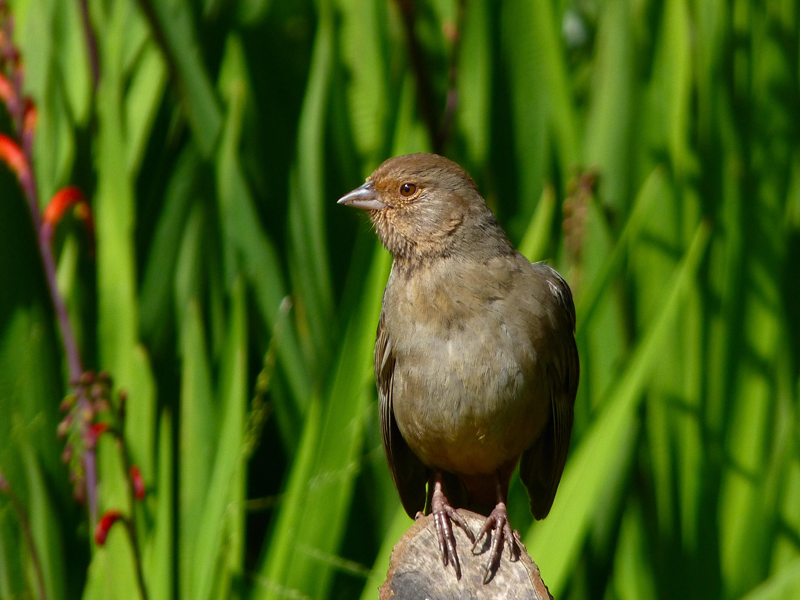
#> input picture stock.jpeg, 800 x 600 px
$ jupyter execute --allow-errors Xtrafdme.ipynb
#> lines starting #> are read from the running program, lines starting #| are printed output that depends on the picture
[cell 1]
# This Python 3 environment comes with many helpful analytics libraries installed
# It is defined by the kaggle/python Docker image: https://github.com/kaggle/docker-python
# For example, here's several helpful packages to load

import numpy as np # linear algebra
import pandas as pd # data processing, CSV file I/O (e.g. pd.read_csv)

[cell 2]
import numpy as np
import cv2
import matplotlib.pyplot as plt
import scipy

# Edge Detection

[cell 3]
# Load image
img = cv2.imread('stock.jpeg', cv2.IMREAD_COLOR)
#> img is the input picture: shape (600, 800, 3); mean B, G, R 21.1, 95.9, 68.7
img = cv2.cvtColor(img, cv2.COLOR_BGR2RGB)

# Visualize original image
plt.figure(figsize=(10, 12))
plt.subplot(3, 3, 1)
plt.imshow(img)
plt.title('Original Image')
plt.axis('off')

# Convert to grayscale
img = cv2.cvtColor(img, cv2.COLOR_RGB2GRAY)
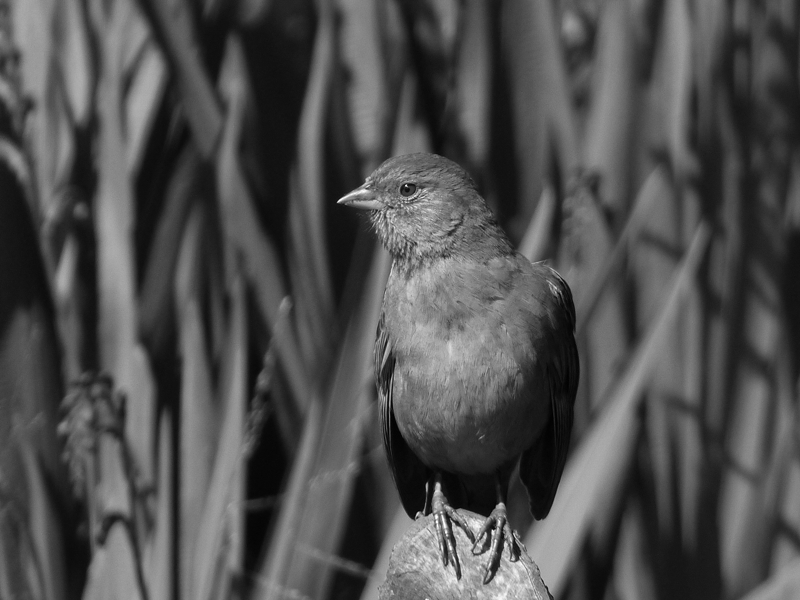
#> img: shape (600, 800); min 0, max 255, mean 79.2
plt.subplot(3, 3, 2)
plt.imshow(img, cmap='gray')
plt.title('Grayscale Image')
plt.axis('off')

# Detect edges
edges = cv2.Canny(img, 10, 50)
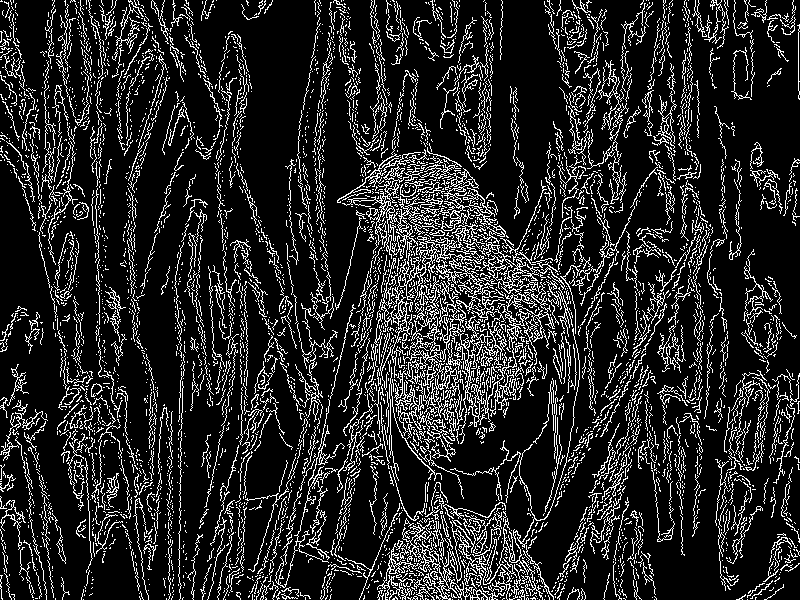
#> edges: shape (600, 800); 15.1% white in thin lines or dots
plt.subplot(3, 3, 3)
plt.imshow(edges, cmap='gray')
plt.title('Canny Edges')
plt.axis('off')

plt.tight_layout()
plt.show()
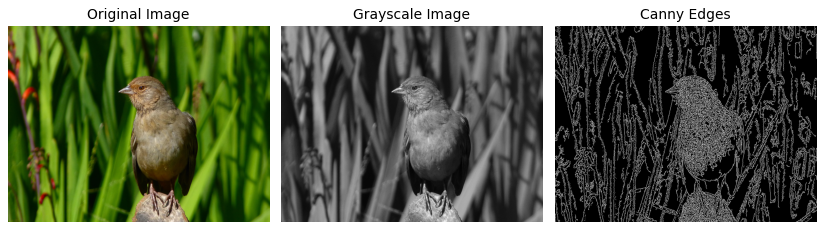
#> figure drawn by matplotlib, 3 panels

## **Above Code Performs these tasks**
* Taking the image as a input using cv2.imread function
* Converting the image from default BGR format of OpenCV to RGB color for further processing of this image
* Extracting the edge pixels of this image using Canny Edge detector function using cv2.Canny function

# Gradient through gausian gradient filter

[cell 4]
def g1x(x, y, s1):
    s1sq = s1 ** 2
    # Below expression computes the gradient filter in the x-direction
    # The factor -x/(2π*s1^4) corresponds to the derivative of the Gaussian function with respect to x.
    # The exponential term exp(-(x^2+y^2)/(2*s1^2)) models the Gaussian distribution.
    g = -1 * np.multiply(np.divide(x, 2 * np.pi * s1sq ** 2),np.exp(-1 * np.divide(x ** 2 + y ** 2, 2 * s1sq)))
    return g

def g1y(x, y, s1):

    # Same as g1x
    s1sq = s1 ** 2
    g = -1 * np.multiply(np.divide(y, 2 * np.pi * s1sq ** 2),np.exp(-1 * np.divide(x ** 2 + y ** 2, 2 * s1sq)))
    return g

def estimate_sparse_blur(gimg, edge_map, std1, std2):
    half_window = 11
    m = half_window * 2 + 1
    a = np.arange(-half_window, half_window + 1)
    xmesh = np.tile(a, (m, 1))
    ymesh = xmesh.T

    f11 = g1x(xmesh, ymesh, std1) # It represents the gradient gaussian filter in x-direction with std as std1
    f12 = g1y(xmesh, ymesh, std1) # It repreents the gradient gaussian filter in y-direction with std as std1

    f21 = g1x(xmesh, ymesh, std2) # It represents the gradient gaussian filter in x-direction with std as std2
    f22 = g1y(xmesh, ymesh, std2) # It repreents the gradient gaussian filter in y-direction with std as std2

    #This Convolves the image with obtained gradient filter std1 in x-direction and its also using nearest neighbourhood padding
    gimx1 = scipy.ndimage.convolve(gimg, f11, mode='nearest')
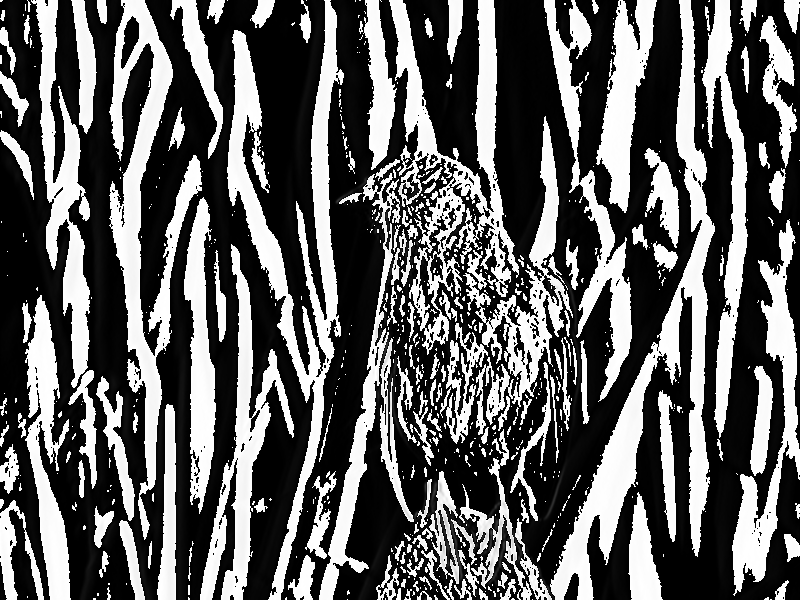
#> gimx1: shape (600, 800); min 0, max 255, mean 96.3
    gimy1 = scipy.ndimage.convolve(gimg, f12, mode='nearest')
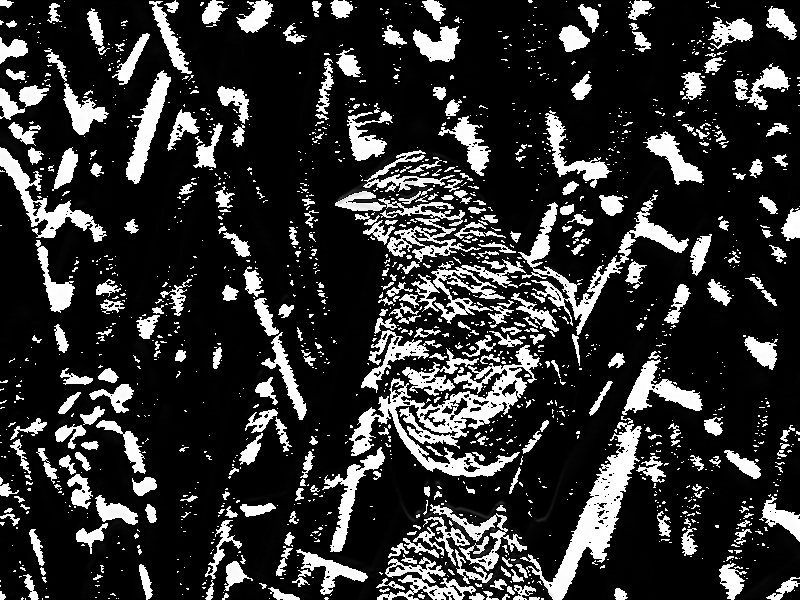
#> gimy1: shape (600, 800); min 0, max 255, mean 49.9
    mg1 = np.sqrt(gimx1 ** 2 + gimy1 ** 2)

    #This Convolves the image with obtained gradient filter std2 in x-direction and its also using nearest neighbourhood padding
    gimx2 = scipy.ndimage.convolve(gimg, f21, mode='nearest')
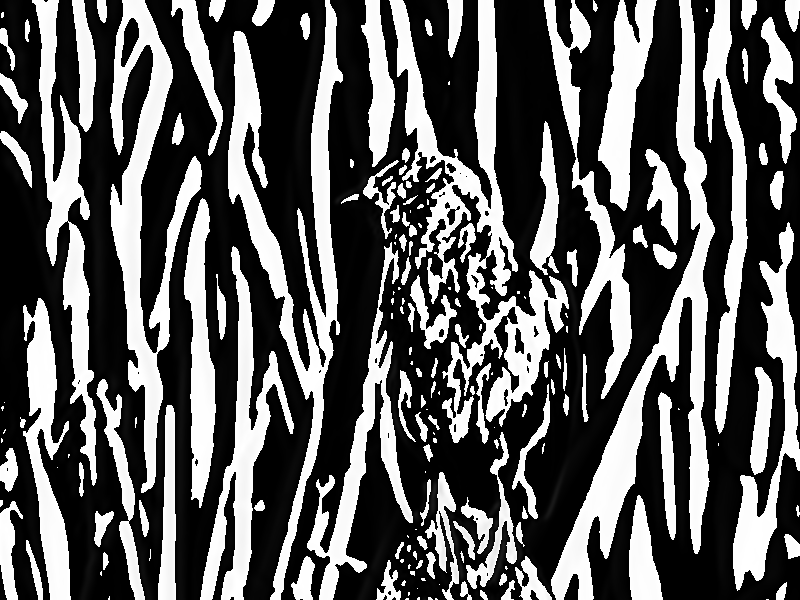
#> gimx2: shape (600, 800); min 0, max 255, mean 93.6
    gimy2 = scipy.ndimage.convolve(gimg, f22, mode='nearest')
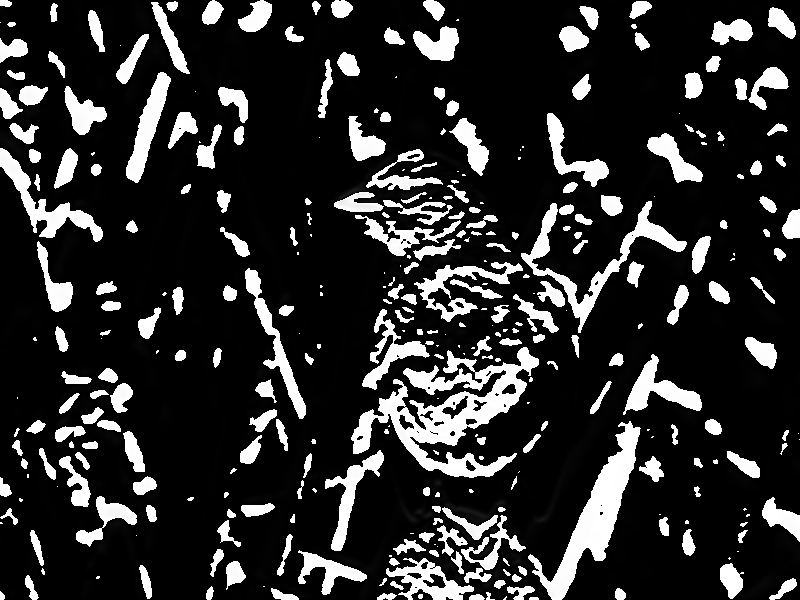
#> gimy2: shape (600, 800); min 0, max 255, mean 44.7
    mg2 = np.sqrt(gimx2 ** 2 + gimy2 ** 2)
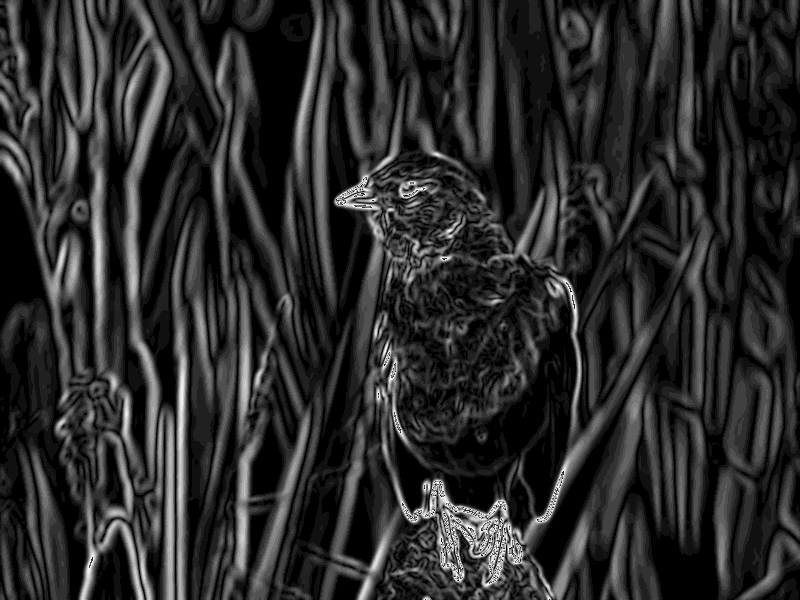
#> mg2: shape (600, 800) float16; min 0, max 15.91, mean 2.75; drawn with min black and max white

    # Taking the ratio of gradients and adding a small value to avoid division by zero
    R = np.divide(mg1, mg2 + 1e-20)
    R = np.multiply(R, edge_map > 0)  # Only consider edge locations

    # Estimate sparse blur values
    sparse_vals = np.divide(R ** 2 * (std1 ** 2) - (std2 ** 2), 1 - R ** 2 + 1e-10)
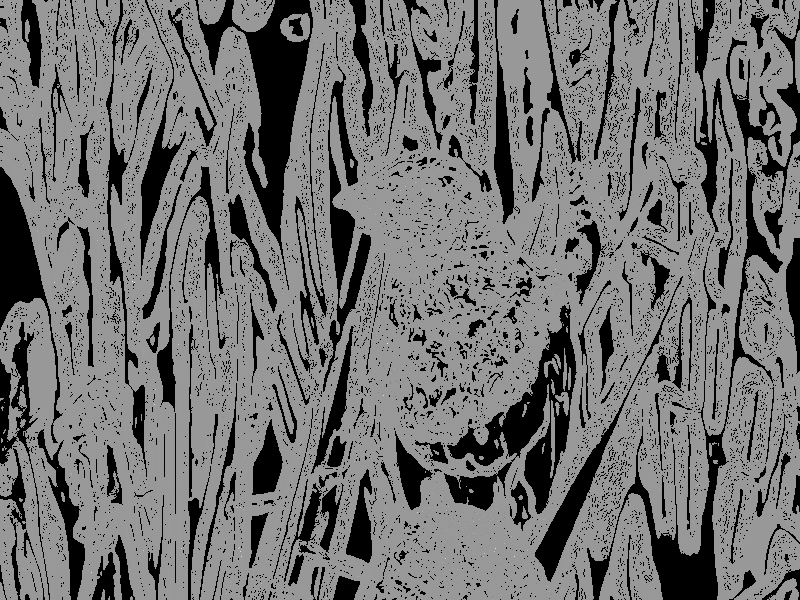
#> sparse_vals: shape (600, 800) float16; 25.34% of the values are NaN or infinite; the others: min -769, max 511, mean -2.81; drawn with min black, max white, NaN and infinite black
    sparse_vals[sparse_vals < 0] = 0

    sparse_bmap = np.sqrt(sparse_vals)
    sparse_bmap[np.isnan(sparse_bmap)] = 0
    sparse_bmap[sparse_bmap > 5] = 5  # Cap maximum value at 5
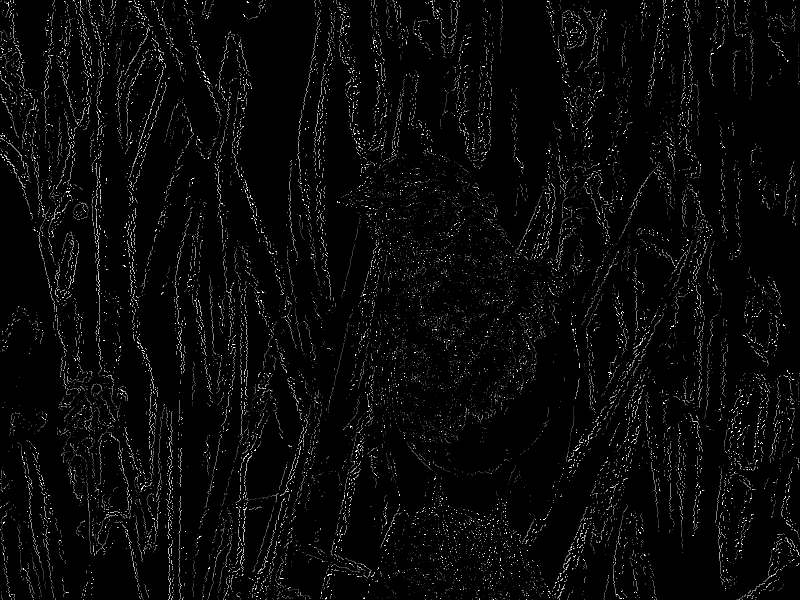
#> sparse_bmap: shape (600, 800) float16; min 0, max 5, mean 0.169; drawn with min black and max white

    return sparse_bmap,mg1,mg2

sparse_bmap,mag1,mag2 = estimate_sparse_blur(img, edges, std1=1, std2=2)

plt.figure(figsize=(10, 12))

plt.subplot(2, 2, 1)
plt.imshow(mag1, cmap='hot')
plt.title('Gradient Orig (Edges Only)')
plt.axis('off')

plt.subplot(2, 2, 2)
plt.imshow(mag2, cmap='hot')
plt.title('Gradient Smooth (Edges Only)')
plt.axis('off')

plt.tight_layout()
plt.show()
